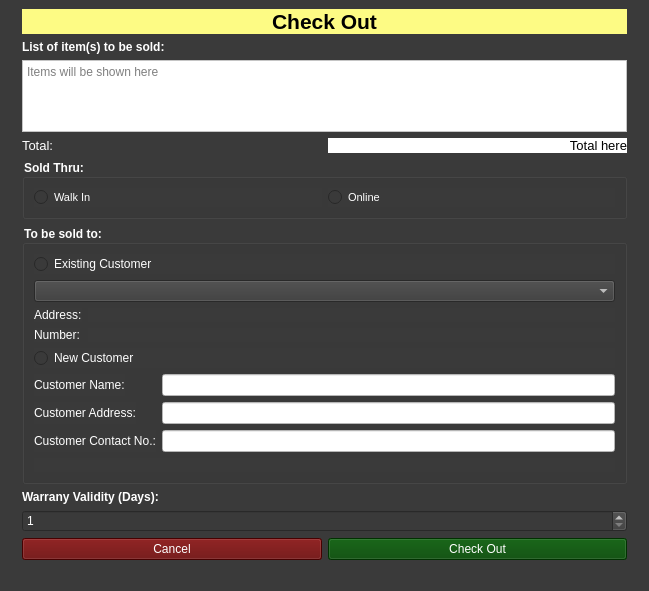
<?xml version="1.0" encoding="UTF-8"?>
<ui version="4.0">
 <class>MainWindow</class>
 <widget class="QMainWindow" name="MainWindow">
  <property name="geometry">
   <rect>
    <x>0</x>
    <y>0</y>
    <width>649</width>
    <height>591</height>
   </rect>
  </property>
  <property name="windowTitle">
   <string>Sell Item(s)</string>
  </property>
  <property name="styleSheet">
   <string notr="true">background-color: rgb(58, 58, 58);</string>
  </property>
  <widget class="QWidget" name="centralwidget">
   <layout class="QGridLayout" name="gridLayout_2">
    <item row="0" column="2">
     <widget class="QLabel" name="label_10">
      <property name="text">
       <string/>
      </property>
     </widget>
    </item>
    <item row="0" column="1">
     <layout class="QGridLayout" name="gridLayout">
      <item row="1" column="0">
       <layout class="QVBoxLayout" name="verticalLayout">
        <item>
         <widget class="QLabel" name="label">
          <property name="font">
           <font>
            <pointsize>9</pointsize>
            <weight>75</weight>
            <bold>true</bold>
           </font>
          </property>
          <property name="styleSheet">
           <string notr="true">color: rgb(255, 255, 255);</string>
          </property>
          <property name="text">
           <string>List of item(s) to be sold:</string>
          </property>
         </widget>
        </item>
        <item>
         <layout class="QHBoxLayout" name="horizontalLayout">
          <item>
           <widget class="QPlainTextEdit" name="txtItems">
            <property name="styleSheet">
             <string notr="true">background-color: rgb(255, 255, 255);</string>
            </property>
            <property name="readOnly">
             <bool>true</bool>
            </property>
            <property name="placeholderText">
             <string>Items will be shown here</string>
            </property>
           </widget>
          </item>
         </layout>
        </item>
        <item>
         <layout class="QHBoxLayout" name="horizontalLayout_2">
          <item>
           <widget class="QLabel" name="label_6">
            <property name="font">
             <font>
              <pointsize>10</pointsize>
             </font>
            </property>
            <property name="styleSheet">
             <string notr="true">color: rgb(255, 255, 255);</string>
            </property>
            <property name="text">
             <string>Total:</string>
            </property>
           </widget>
          </item>
          <item>
           <widget class="QLabel" name="txtTotal">
            <property name="font">
             <font>
              <pointsize>10</pointsize>
             </font>
            </property>
            <property name="styleSheet">
             <string notr="true">background-color: rgb(255, 255, 255);</string>
            </property>
            <property name="text">
             <string>Total here</string>
            </property>
            <property name="alignment">
             <set>Qt::AlignRight|Qt::AlignTrailing|Qt::AlignVCenter</set>
            </property>
           </widget>
          </item>
         </layout>
        </item>
        <item>
         <widget class="QGroupBox" name="groupBox">
          <property name="font">
           <font>
            <pointsize>9</pointsize>
            <weight>75</weight>
            <bold>true</bold>
           </font>
          </property>
          <property name="styleSheet">
           <string notr="true">color: rgb(255, 255, 255);</string>
          </property>
          <property name="title">
           <string>Sold Thru:</string>
          </property>
          <layout class="QHBoxLayout" name="horizontalLayout_3">
           <item>
            <widget class="QRadioButton" name="btnWalkIn">
             <property name="font">
              <font>
               <pointsize>8</pointsize>
               <weight>50</weight>
               <bold>false</bold>
              </font>
             </property>
             <property name="text">
              <string>Walk In</string>
             </property>
             <attribute name="buttonGroup">
              <string notr="true">grpSold</string>
             </attribute>
            </widget>
           </item>
           <item>
            <widget class="QRadioButton" name="btnOnline">
             <property name="font">
              <font>
               <pointsize>8</pointsize>
               <weight>50</weight>
               <bold>false</bold>
              </font>
             </property>
             <property name="text">
              <string>Online</string>
             </property>
             <attribute name="buttonGroup">
              <string notr="true">grpSold</string>
             </attribute>
            </widget>
           </item>
          </layout>
         </widget>
        </item>
        <item>
         <layout class="QFormLayout" name="formLayout">
          <item row="0" column="0" colspan="2">
           <widget class="QGroupBox" name="groupBox_2">
            <property name="font">
             <font>
              <pointsize>9</pointsize>
              <weight>75</weight>
              <bold>true</bold>
             </font>
            </property>
            <property name="styleSheet">
             <string notr="true">color: rgb(255, 255, 255);</string>
            </property>
            <property name="title">
             <string>To be sold to:</string>
            </property>
            <layout class="QVBoxLayout" name="verticalLayout_2">
             <item>
              <widget class="QRadioButton" name="btnExisting">
               <property name="styleSheet">
                <string notr="true">color: rgb(255, 255, 255);</string>
               </property>
               <property name="text">
                <string>Existing Customer</string>
               </property>
              </widget>
             </item>
             <item>
              <widget class="QComboBox" name="cmbExisting">
               <property name="styleSheet">
                <string notr="true">color: rgb(255, 255, 255);</string>
               </property>
              </widget>
             </item>
             <item>
              <layout class="QFormLayout" name="formLayout_4">
               <item row="0" column="0">
                <widget class="QLabel" name="label_2">
                 <property name="text">
                  <string>Address:</string>
                 </property>
                </widget>
               </item>
               <item row="0" column="1">
                <widget class="QLabel" name="txtExistAdd">
                 <property name="text">
                  <string/>
                 </property>
                </widget>
               </item>
               <item row="1" column="0">
                <widget class="QLabel" name="label_11">
                 <property name="text">
                  <string>Number:</string>
                 </property>
                </widget>
               </item>
               <item row="1" column="1">
                <widget class="QLabel" name="txtExistNum">
                 <property name="text">
                  <string/>
                 </property>
                </widget>
               </item>
              </layout>
             </item>
             <item>
              <widget class="QRadioButton" name="btnNewCust">
               <property name="styleSheet">
                <string notr="true">color: rgb(255, 255, 255);</string>
               </property>
               <property name="text">
                <string>New Customer</string>
               </property>
              </widget>
             </item>
             <item>
              <layout class="QFormLayout" name="formLayout_3">
               <item row="0" column="0">
                <widget class="QLabel" name="label_3">
                 <property name="styleSheet">
                  <string notr="true">color: rgb(255, 255, 255);</string>
                 </property>
                 <property name="text">
                  <string>Customer Name:</string>
                 </property>
                </widget>
               </item>
               <item row="0" column="1">
                <widget class="QLineEdit" name="txtCustName">
                 <property name="styleSheet">
                  <string notr="true">background-color: rgb(255, 255, 255);</string>
                 </property>
                </widget>
               </item>
               <item row="1" column="0">
                <widget class="QLabel" name="label_4">
                 <property name="styleSheet">
                  <string notr="true">color: rgb(255, 255, 255);</string>
                 </property>
                 <property name="text">
                  <string>Customer Address:</string>
                 </property>
                </widget>
               </item>
               <item row="1" column="1">
                <widget class="QLineEdit" name="txtCustAdd">
                 <property name="styleSheet">
                  <string notr="true">background-color: rgb(255, 255, 255);</string>
                 </property>
                </widget>
               </item>
               <item row="2" column="0">
                <widget class="QLabel" name="label_5">
                 <property name="styleSheet">
                  <string notr="true">color: rgb(255, 255, 255);</string>
                 </property>
                 <property name="text">
                  <string>Customer Contact No.:</string>
                 </property>
                </widget>
               </item>
               <item row="2" column="1">
                <widget class="QLineEdit" name="txtCustContact">
                 <property name="styleSheet">
                  <string notr="true">background-color: rgb(255, 255, 255);</string>
                 </property>
                 <property name="placeholderText">
                  <string>Optional Only (required if online)</string>
                 </property>
                </widget>
               </item>
              </layout>
             </item>
             <item>
              <widget class="QLabel" name="errorlabel">
               <property name="styleSheet">
                <string notr="true">color: rgb(140, 0, 0);</string>
               </property>
               <property name="text">
                <string/>
               </property>
               <property name="alignment">
                <set>Qt::AlignCenter</set>
               </property>
              </widget>
             </item>
            </layout>
           </widget>
          </item>
         </layout>
        </item>
        <item>
         <widget class="QLabel" name="label_7">
          <property name="font">
           <font>
            <pointsize>9</pointsize>
            <weight>75</weight>
            <bold>true</bold>
           </font>
          </property>
          <property name="styleSheet">
           <string notr="true">color: rgb(255, 255, 255);</string>
          </property>
          <property name="text">
           <string>Warrany Validity (Days):</string>
          </property>
         </widget>
        </item>
        <item>
         <widget class="QSpinBox" name="spinWarranty">
          <property name="styleSheet">
           <string notr="true">color: rgb(255, 255, 255);</string>
          </property>
          <property name="minimum">
           <number>1</number>
          </property>
          <property name="maximum">
           <number>6000</number>
          </property>
         </widget>
        </item>
        <item>
         <layout class="QHBoxLayout" name="horizontalLayout_7">
          <item>
           <widget class="QPushButton" name="btnCancel">
            <property name="styleSheet">
             <string notr="true">background-color: rgb(99, 0, 0);
color: rgb(255, 255, 255);</string>
            </property>
            <property name="text">
             <string>Cancel</string>
            </property>
           </widget>
          </item>
          <item>
           <widget class="QPushButton" name="btnChckOut">
            <property name="styleSheet">
             <string notr="true">background-color: rgb(0, 70, 0);
color: rgb(255, 255, 255);</string>
            </property>
            <property name="text">
             <string>Check Out</string>
            </property>
           </widget>
          </item>
         </layout>
        </item>
       </layout>
      </item>
      <item row="0" column="0">
       <widget class="QLabel" name="label_8">
        <property name="font">
         <font>
          <pointsize>16</pointsize>
          <weight>75</weight>
          <bold>true</bold>
         </font>
        </property>
        <property name="styleSheet">
         <string notr="true">background-color: rgb(253, 251, 132);</string>
        </property>
        <property name="text">
         <string>Check Out</string>
        </property>
        <property name="alignment">
         <set>Qt::AlignCenter</set>
        </property>
       </widget>
      </item>
     </layout>
    </item>
    <item row="0" column="0">
     <widget class="QLabel" name="label_9">
      <property name="text">
       <string/>
      </property>
     </widget>
    </item>
   </layout>
  </widget>
  <widget class="QMenuBar" name="menubar">
   <property name="geometry">
    <rect>
     <x>0</x>
     <y>0</y>
     <width>649</width>
     <height>21</height>
    </rect>
   </property>
  </widget>
  <widget class="QStatusBar" name="statusbar"/>
 </widget>
 <resources/>
 <connections/>
 <buttongroups>
  <buttongroup name="grpSold"/>
 </buttongroups>
</ui>
